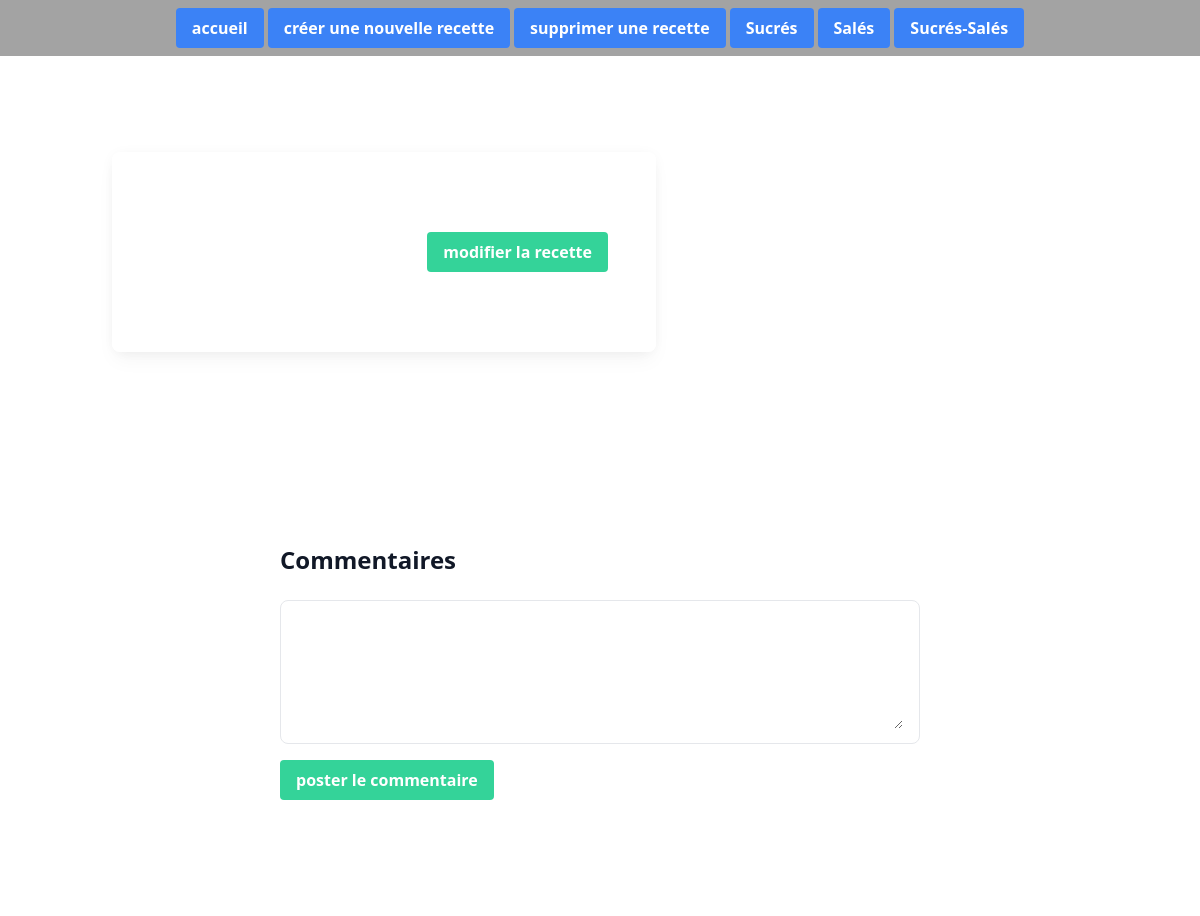
The page /recette.php on the database its author committed.
### tables this page shows
CREATE TABLE IF NOT EXISTS categories (
  id BIGINT UNSIGNED PRIMARY KEY AUTO_INCREMENT,
  name VARCHAR(50) NOT NULL,
  created_at TIMESTAMP DEFAULT CURRENT_TIMESTAMP,
  updated_at TIMESTAMP DEFAULT CURRENT_TIMESTAMP ON UPDATE CURRENT_TIMESTAMP
);

### functions.php (called while the page is built, shortened)
<?php
function getRecipeWithCategory(PDO $pdo, int $id) {
        $query = $pdo->prepare('SELECT recipes.id AS recipesId, title, excerpt, recipes.created_at AS recipesCreatedAt, body, img_url, category_id,
            categories.name FROM recipes
            LEFT JOIN categories ON category_id = categories.id
            WHERE recipes.id = :recipesId');
        $query->bindParam("recipesId", $id, PDO::PARAM_INT);
        $query->execute();
        $recipe = $query->fetch(PDO::FETCH_ASSOC);
        return $recipe;
}
function getAllCategories($pdo){
        $query = $pdo->query('SELECT name, id FROM categories', PDO :: FETCH_ASSOC);
        $categories = $query->fetchAll();
        return $categories;
    }

### recette.php (the view, shortened to what this page needs)
<?php
require('functions.php');
$pdo = getPDO("mysql:host=localhost;dbname=recipes", "root", "");
$recipe = getRecipeWithCategory($pdo, intval($_GET['id']));
$categories = getAllCategories($pdo);
?>
<!DOCTYPE html>
<html lang="en">
<head>
    <script src="https://cdn.tailwindcss.com"></script>
</head>
<header>
    <nav class="flex justify-center gap-1 p-2 bg-neutral-400 color-white">
        <a href="index.php"><button
                class="bg-blue-500 hover:bg-blue-700 text-white font-bold py-2 px-4 rounded">accueil</button></a>
        <a href="create.php"><button class="bg-blue-500 hover:bg-blue-700 text-white font-bold py-2 px-4 rounded">créer
                une nouvelle recette</button></a>
        <a href="delete.php"><button
                class="bg-blue-500 hover:bg-blue-700 text-white font-bold py-2 px-4 rounded">supprimer une
                recette</button></a>
        <?php foreach ($categories as $category): ?>
            <a href="category.php?id=<?= $category['id'] ?>">
                <button class="bg-blue-500 hover:bg-blue-700 text-white font-bold py-2 px-4 rounded">
                    <?= $category['name'] ?>
                </button>
            </a>
        <?php endforeach ?>
    </nav>
</header>
<body>
    <div class="container my-24 mx-auto md:px-6">
        <section class="mb-32">
            <div class="container mx-auto text-center lg:text-left xl:px-32">
                <article class="flex grid items-center lg:grid-cols-2">
                    <div class="mb-12 lg:mb-0">
                        <div
                            class="relative z-[1] block rounded-lg bg-[hsla(0,0%,100%,0.55)] px-6 py-12 shadow-[0_2px_15px_-3px_rgba(0,0,0,0.07),0_10px_20px_-2px_rgba(0,0,0,0.04)] backdrop-blur-[30px] md:px-12 lg:-mr-14">
                            <div class="mx-auto mb-8 flex flex-col md:flex-row md:justify-around lg:justify-between">
                                <a href="update.php?id=<?= $recipe['recipesId'] ?>"><button
                                        class="bg-emerald-400 hover:bg-emerald-700 text-white font-bold py-2 px-4 rounded">
                                        modifier la recette
                                    </button></a>
                            </div>
                        </div>
                    </div>
                </article>
            </div>
        </section>
        <section class="bg-white py-8 lg:py-16 antialiased">
            <div class="max-w-2xl mx-auto px-4">
                <div class="flex justify-between items-center mb-6">
                     <h2 class="text-lg lg:text-2xl font-bold text-gray-900">Commentaires</h2>
                </div>
                <form action="" method="post" class="mb-6">
                    <div class="py-2 px-4 mb-4 bg-white rounded-lg rounded-t-lg border border-gray-200 ">
                        <textarea name="content" rows="6" class="px-0 w-full text-sm text-gray-900 border-0 focus:ring-0 focus:outline-none"></textarea>
                    </div>
                    <input placeholder="écrivez votre commentaire..." type="submit" value="poster le commentaire" class = "bg-emerald-400 hover:bg-emerald-700 text-white font-bold py-2 px-4 rounded">
                </form>
        </section>
</body>
</html>

### rows shown on the page
categories: name "Sucrés"
categories: name "Salés"
categories: name "Sucrés-Salés"
